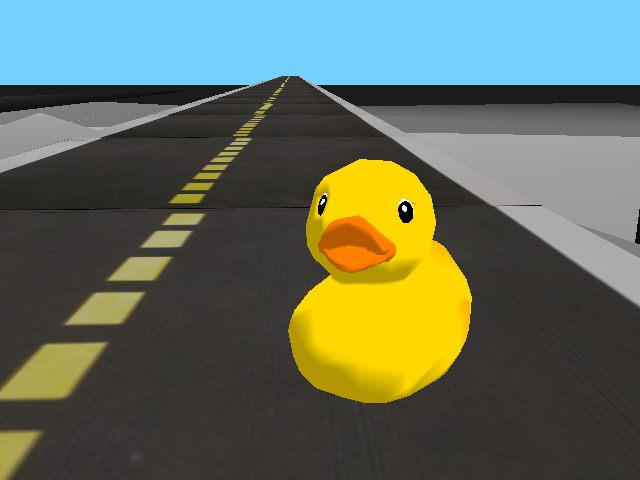
#> input picture screen.png, 640 x 480 px
$ python duck.py
#> lines starting #> are read from the running program, lines starting #| are printed output that depends on the picture; after the words box and inside, x2 and y2 are one past the last pixel; in counts of white or black regions, pixels touching at a corner belong together
import cv2

img = cv2.imread('screen.png')
#> img is the input picture: shape (480, 640, 3); mean B, G, R 91.7, 108.1, 97.8
bnw = cv2.inRange(img, (0, 150, 170), (0, 220, 255))
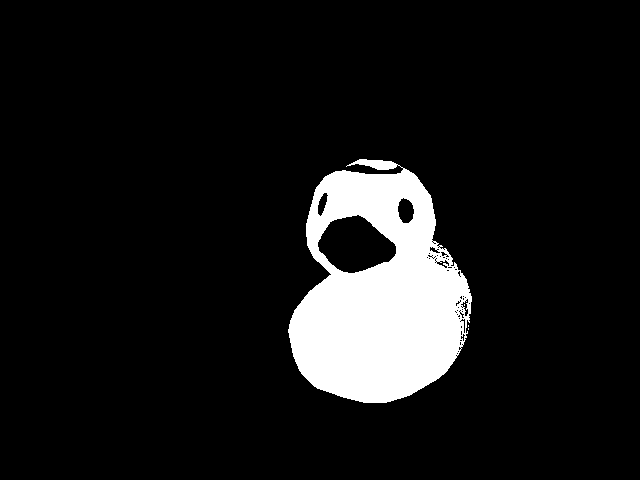
#> bnw: shape (480, 640); 9.2% white; 4 white regions (3 under 20 px)
contours, ret = cv2.findContours(bnw, cv2.RETR_TREE, cv2.CHAIN_APPROX_NONE)
#> contours = 76 contours, 66 with area under 20; largest, box (x1, y1, x2, y2) and area: (288, 159, 472, 403) 31766, (317, 214, 397, 274) 3164, (397, 197, 415, 224) 332, (317, 192, 329, 217) 153, (460, 298, 469, 317) 70; ret = 76 rows, first 6: [1, -1, -1, -1], [2, 0, -1, -1], [-1, 1, 3, -1], [4, -1, -1, 2], [5, 3, -1, 2], [6, 4, -1, 2]
if contours:
    contours = sorted(contours, key=cv2.contourArea, reverse=True)
    contours = contours[0]
#> contours = contour of 796 points, box (x1, y1, x2, y2) (288, 159, 472, 403), area 31766
    cv2.drawContours(img, contours, -1, (0, 255, 0), 2)
    (x, y, w, h) = cv2.boundingRect(contours)
#> x = 288; y = 159; w = 184; h = 244
    cv2.rectangle(img, (x, y), (x + w, y + h), (255, 0, 0), 2)
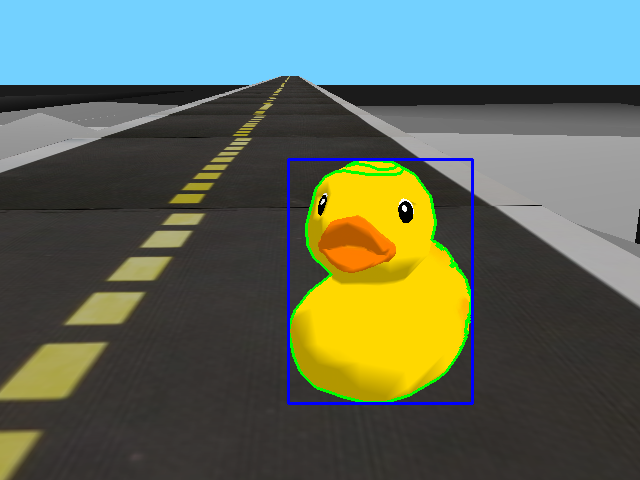
#> img: shape (480, 640, 3); mean B, G, R 93.2, 108.2, 95.9
    print(w, h)
#| 184 244

    if h > 240:
        print("stop")

cv2.imshow('inRange', img)

if cv2.waitKey(0) == ord('q'):
#> (key q is pressed here)
    cv2.destroyAllWindows()
